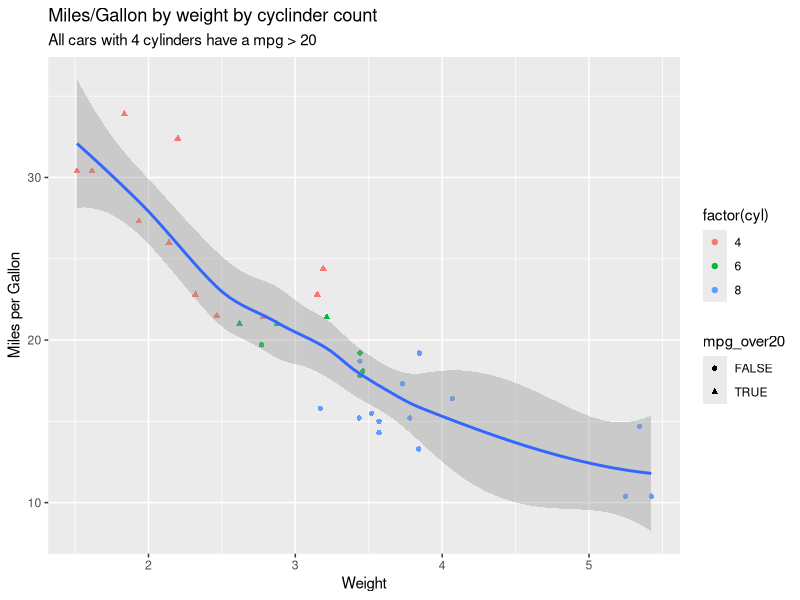

This chart was generated by the following R code:
# Question 2 --------------------------------------------------------------

# Load in packages
library(dplyr)
library(tidyr)
library(ggplot2)

# Question 3 --------------------------------------------------------------

# Create a copy of mtcars
mtcars2 <- mtcars  

# Create a new column that is just the row names
mtcars2$car <- mtcars %>%
  row.names()

# Question 4 --------------------------------------------------------------

# a)
# Create a column that shows what cars have mpg > 20
mtcars2$mpg_over20 <- mtcars2$mpg>20

# b,c)
# Prepare combinations of cylinders and number of gears and then find mean
# mpg for each combination
cyl_gear_mpg <- mtcars2 %>%
  group_by(cyl, gear) %>%  
  summarise(mean_mpg = mean(mpg), .groups = "drop")

# d)
# Separate out the make and model of the cars
cyl_gear_make_mpg <- mtcars2 %>%
  separate(car,c("make","model"),
           sep = " ",
           extra = "merge",
           fill = "right") %>%
  group_by(cyl, gear, make) %>%
  summarise(mean_mpg = mean(mpg), .groups = "drop")

# Question 5 --------------------------------------------------------------

# Use geom_smooth to add smooth line (linear model)
p1 <- mtcars2 %>% 
  ggplot(aes(wt, mpg)) +
  geom_point(aes(colour = factor(cyl), shape = mpg_over20)) +
  geom_smooth() +  
  labs(title = "Miles/Gallon by weight by cyclinder count",
       subtitle = "All cars with 4 cylinders have a mpg > 20",
       x = "Weight",
       y = "Miles per Gallon")
print(p1)